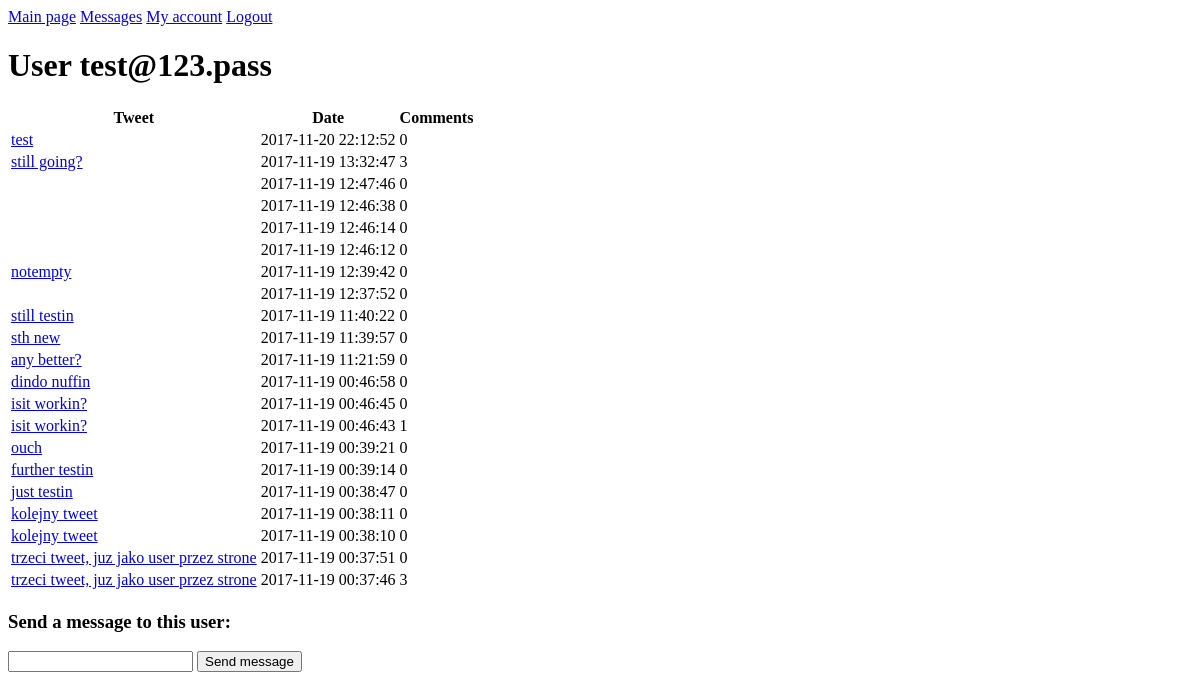
Page /index.php?user=33 on the earlier database version.
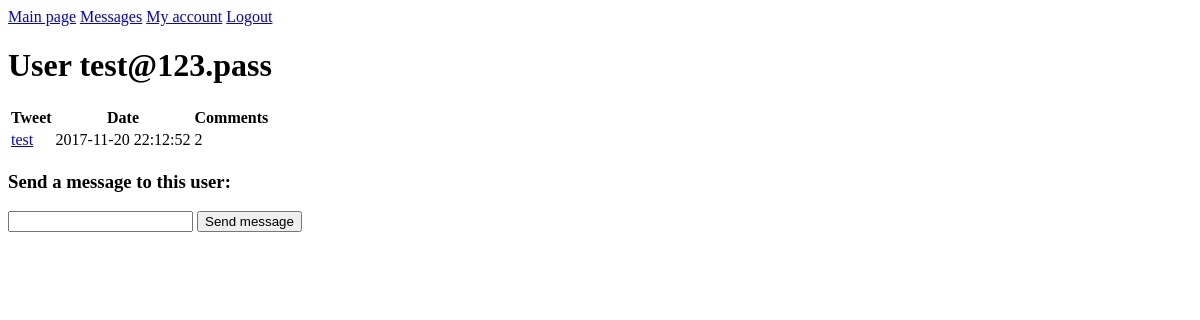
Same page on the later database version.
### tables this page shows
CREATE TABLE IF NOT EXISTS `users` (
  `id` int(11) NOT NULL,
  `email` varchar(60) NOT NULL,
  `pass` char(255) NOT NULL
);

CREATE TABLE IF NOT EXISTS `tweets` (
  `id` int(11) NOT NULL,
  `userID` int(11) NOT NULL,
  `text` varchar(140) NOT NULL,
  `creationDate` datetime NOT NULL
);

### src/DB.php (called while the page is built, shortened)
<?php
class DB
{
    static $conn;
    private static function getDsnFromConfig($config) {
        return "mysql:host=".$config["host"].";dbname=".$config["base"];
    }
    private static function readConfig() {
        $array = file(__DIR__."/../.config",FILE_IGNORE_NEW_LINES);
        $res = [];
        return $res;
    }
    public static function init(){
        if(!self::$conn) {
            $config = self::readConfig();
            $dsn = self::getDsnFromConfig($config);
            self::$conn = new \PDO($dsn,$config['user'],$config['pass']);
            self::$conn->setAttribute(PDO::ATTR_ERRMODE,PDO::ERRMODE_EXCEPTION);
        }
    }
}

### model/Tweet.php (called while the page is built, shortened)
<?php
class Tweet
{
    private $id;
    private $text;
    private $creationDate;
    public function __construct()
    {
        $this->id = -1;
        $this->text = null;
        $this->creationDate = null;
    }
    static public function loadAllTweetsByUser(\PDO $conn, $id)
    {
        $stmt = $conn->query("SELECT * FROM tweets WHERE userID=$id ORDER BY creationDate DESC");
        $res = [];
        foreach ($stmt->fetchAll() as $row) {
            $tweet = new Tweet();
            $tweet->id = $row["id"];
            $tweet->setUserID($row["userID"]);
            $tweet->setText($row["text"]);
            $tweet->setCreationDate($row["creationDate"]);
            $res[] = $tweet;
        }
        return $res;
    }
    static public function getNumberOfComments(\PDO $conn, $id)
    {
        $stmt = $conn->query("SELECT * FROM comments WHERE tweetID=$id");
        $comments = $stmt->rowCount();
        return $comments;
    }
    public function getId()
    {
        return $this->id;
    }
    public function getText()
    {
        return $this->text;
    }
    public function setText($text)
    {
        $this->text = $text;
    }
    public function getCreationDate()
    {
        return $this->creationDate;
    }
    public function setCreationDate($creationDate)
    {
        $this->creationDate = $creationDate;
    }
}

### model/user.php (called while the page is built, shortened)
<?php
class User
{
    private $email;
    public function getEmail()
    {
        return $this->email;
    }
     public function setEmail($email)
    {
        $this->email = $email;
        return $this;
    }
    public function setDirectPass($pass)
    {
        $this->pass = $pass; return $this;
    }
    static public function loadById(\PDO $conn, $id) {
        $stmt = $conn->prepare('SELECT * FROM users WHERE id=:id');
        $res = $stmt->execute(['id'=>$id]);
        if($res && $stmt->rowCount() > 0) {
            $row = $stmt->fetch();
            $user = new User();
            $user->id = $row["id"];
            $user->setEmail($row["email"])
                ->setDirectPass($row["pass"]);
            return $user;
        }
        return null;
    }
}

### src/Controller.php (the view, shortened to what this page needs)
<?php
require_once __DIR__."/DB.php";
require_once __DIR__."/../model/User.php";
require_once __DIR__."/../model/Tweet.php";
class Controller
{
    private function render($template,$data = []) {
        $html = file_get_contents(__DIR__."/../template/$template.html");
        return $html;
    }
    public function showNavbar()
    {
        return $this->render('navbar');
    }
    public function showMessageForm()
    {
        echo $this->render('messageForm');
    }
    public function showUserTweets()
    {
        $tweets = Tweet::loadAllTweetsByUser(DB::$conn, $_GET['user']);
        $html = "<h1>User ".User::loadById(DB::$conn, $_GET['user'])->getEmail()."</h1><table><tbody><tr><th>Tweet</th><th>Date</th><th>Comments</th></tr>";
        foreach ($tweets as $tweet) {
            $html .= "<tr>";
            $html .= "<td><a href=tweet?tweet=".$tweet->getId().">";
            $html .= $tweet->getText();
            $html .= "</a></td><td>";
            $html .= $tweet->getCreationDate();
            $html .= "</td><td>".$tweet->getNumberOfComments(DB::$conn, $tweet->getId())."</td></tr>";
        }
        $html .= "</tbody></table>";
        return $html;
    }
}

### public/index.php (shortened to what this page needs)
<?php
require_once __DIR__."/../src/Controller.php";
$controller = new Controller();
if(strpos($_SERVER['REQUEST_URI'], 'user')){
    echo $controller->showNavbar();
    echo $controller->showUserTweets();
    if ($_SESSION['user'] != $_GET['user']) {
    echo $controller->showMessageForm();
    }
}

Differences in the rows shown:
removed tweets: value "still going? 2017-11-19 13:32:47", Id "3"
removed tweets: value "2017-11-19 12:47:46", Id "0"
removed tweets: value "2017-11-19 12:46:38", Id "0"
removed tweets: value "2017-11-19 12:46:14", Id "0"
removed tweets: value "2017-11-19 12:46:12", Id "0"
removed tweets: value "notempty 2017-11-19 12:39:42", Id "0"
removed tweets: value "2017-11-19 12:37:52", Id "0"
removed tweets: value "still testin 2017-11-19 11:40:22", Id "0"
removed tweets: value "sth new 2017-11-19 11:39:57", Id "0"
removed tweets: value "any better? 2017-11-19 11:21:59", Id "0"
removed tweets: value "dindo nuffin 2017-11-19 00:46:58", Id "0"
removed tweets: value "isit workin? 2017-11-19 00:46:45", Id "0"
removed tweets: value "isit workin? 2017-11-19 00:46:43", Id "1"
removed tweets: value "ouch 2017-11-19 00:39:21", Id "0"
removed tweets: value "further testin 2017-11-19 00:39:14", Id "0"
removed tweets: value "just testin 2017-11-19 00:38:47", Id "0"
removed tweets: value "kolejny tweet 2017-11-19 00:38:11", Id "0"
removed tweets: value "kolejny tweet 2017-11-19 00:38:10", Id "0"
removed tweets: value "trzeci tweet, juz jako user przez strone 2017-11-19 00:37:51", Id "0"
removed tweets: value "trzeci tweet, juz jako user przez strone 2017-11-19 00:37:46", Id "3"
computed for tweets: Id "0" → "2"
